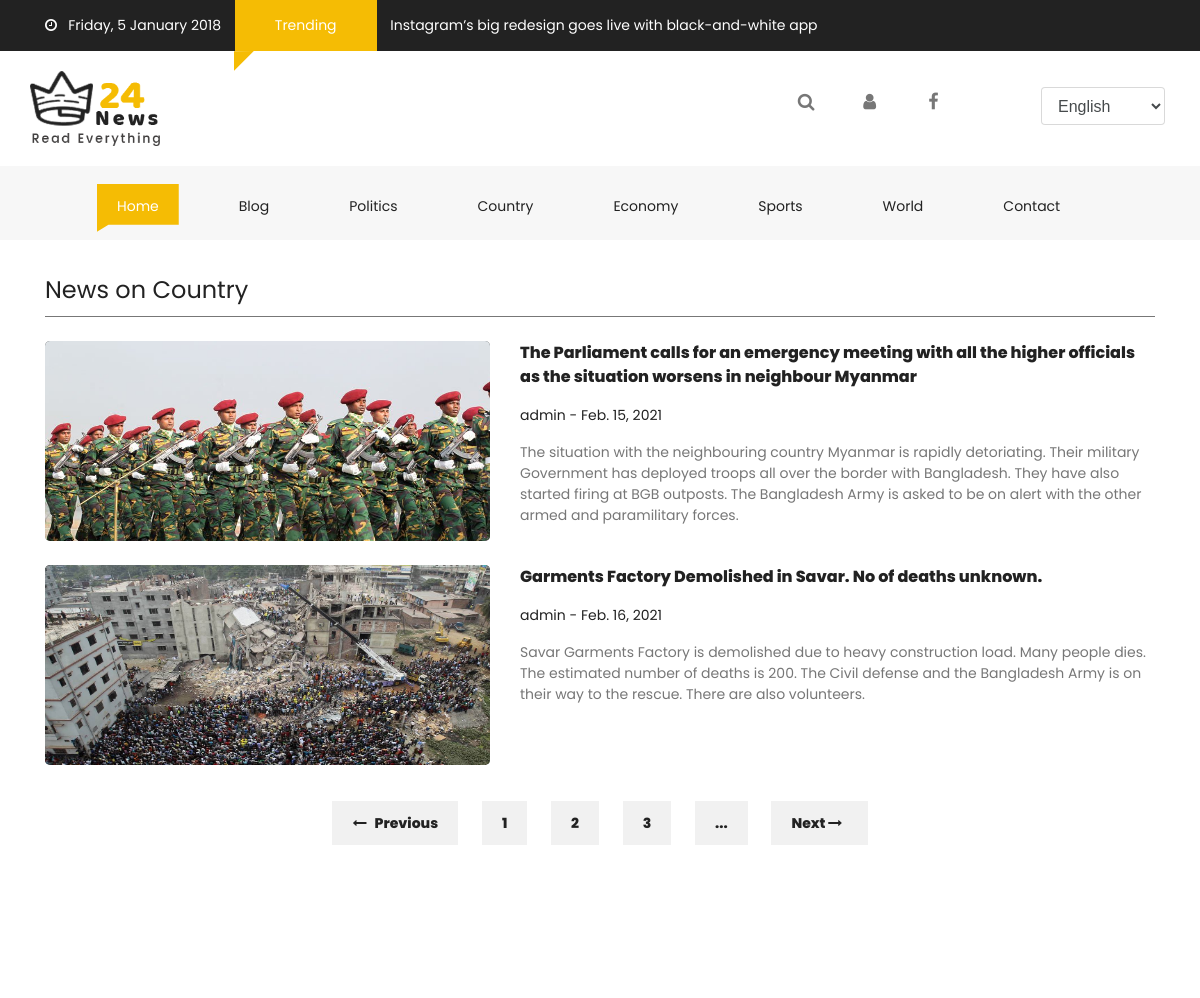
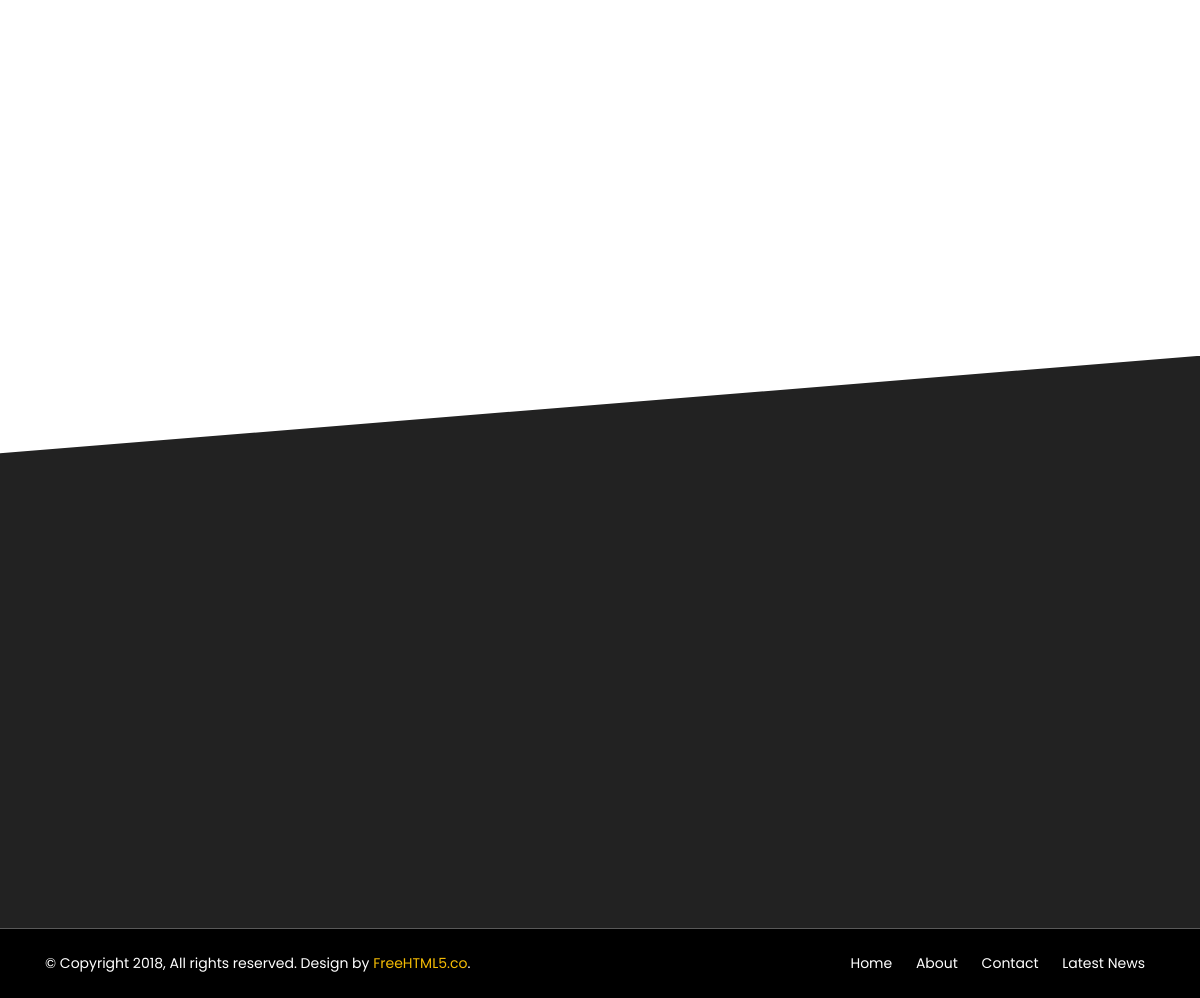
The app's page /news/Country with its own data (2 pictures, top to bottom).
### home/models.py (models this page shows, shortened)
class Categories(models.Model):
    name = models.CharField(max_length=1000)
    image = models.ImageField(upload_to='images')
    slug = models.CharField(max_length=1000, default='')
    def __str__(self):
        return self.name

class News(models.Model):
    name = models.CharField(max_length=1000)
    category = models.ForeignKey(Categories, on_delete=models.CASCADE)
    subCategory = models.ForeignKey(SubCategories, on_delete=models.CASCADE)
    author = models.ForeignKey(User, on_delete=models.CASCADE,)
    image = models.ImageField(upload_to='images')
    description = models.CharField(max_length=9999999999999)
    place = models.CharField(max_length=5000)
    date = models.DateField(auto_now_add=True, auto_now=False, blank=True)
    visits = models.PositiveIntegerField(default=0)
    class Meta:
        ordering = ['-visits']

### home/views.py (the view)
# urls.py: path('news/<str:categoryName>', views.categoryNews, name='categoryNews'),
def categoryNews(request, categoryName):
    news = News.objects.all()
    category = Categories.objects.all()
    categoriedd = Categories.objects.get(name=categoryName)
    subcategories = SubCategories.objects.all()
    authors = Authors.objects.all()
    links = ImportantLinks.objects.all()
    categorizedNews = News.objects.filter(category=categoriedd.id)
    params = {'news': news, 'category':category, 'subcategories':subcategories, 'authors':authors, 'links':links, 'categorizedNews':categorizedNews, 'categoryName':categoriedd.name}
    return render(request, 'blog.html', params)

### home/models.py (called while the page is built)
    def __str__(self):
        return self.name

### home/templatetags/multiply.py (called while the page is built)
@register.filter
def in_category(things, category):
    return things.filter(category=category)

### home/templates/blog.html (shortened to what this page needs)
{% extends 'layout.html' %}
{% block body %}
<div class="container-fluid pb-4 pt-4 paddding">
    <div class="container paddding">
        <div class="row mx-0">
            <div class="col-md-12 animate-box" data-animate-effect="fadeInLeft">
                <div>
                    <div class="fh5co_heading fh5co_heading_border_bottom py-2 mb-4">News on {{categoryName}}</div>
                </div>
                {% for i in categorizedNews %}
                <div class="row pb-4">
                    <div class="col-md-5">
                        <div class="fh5co_hover_news_img">
                            <div class="fh5co_news_img"><img src="/media/{{i.image}}" alt=""/></div>
                        </div>
                    </div>
                    <div class="col-md-7 animate-box">
                        <a href='/news/{{i.category}}/{{i.subCategory}}/{{i.id}}' class="fh5co_magna py-2"> {{i.name}} </a><br>
                         <a href='/news/{{i.category}}/{{i.subCategory}}/{{i.id}}' class="fh5co_mini_time py-3"> {{i.author}} - {{i.date}} </a>
                        <div class="fh5co_consectetur"> {{i.description}}</div>
                    </div>
                </div>
                {% endfor %}
            </div>
        </div>
        <div class="row mx-0">
            <div class="col-12 text-center pb-4 pt-4">
                <a href="#" class="btn_mange_pagging"><i class="fa fa-long-arrow-left"></i>&nbsp;&nbsp; Previous</a>
                <a href="#" class="btn_pagging">1</a>
                <a href="#" class="btn_pagging">2</a>
                <a href="#" class="btn_pagging">3</a>
                <a href="#" class="btn_pagging">...</a>
                <a href="#" class="btn_mange_pagging">Next <i class="fa fa-long-arrow-right"></i>&nbsp;&nbsp; </a>
             </div>
        </div>
    </div>
</div>
<div class="container-fluid pb-4 pt-5">
</div>
{% endblock %}

### home/templates/layout.html (shortened to what this page needs)
{% load multiply %}
<!DOCTYPE html>
<html lang="en" class="no-js">
<head>
    <link href="/static/css/media_query.css" rel="stylesheet" type="text/css"/>
    <link href="/static/css/bootstrap.css" rel="stylesheet" type="text/css"/>
    <link href="https://maxcdn.bootstrapcdn.com/font-awesome/4.7.0/css/font-awesome.min.css" rel="stylesheet"
>
    <link href="/static/css/animate.css" rel="stylesheet" type="text/css"/>
    <link href="/static/css/owl.carousel.css" rel="stylesheet" type="text/css"/>
    <link href="/static/css/owl.theme.default.css" rel="stylesheet" type="text/css"/>
    <link href="/static/css/style_1.css" rel="stylesheet" type="text/css"/>
</head>
<body>
<div class="container-fluid fh5co_header_bg">
    <div class="container">
        <div class="row">
            <div class="col-12 fh5co_mediya_center"><a href="#" class="color_fff fh5co_mediya_setting"><i
                    class="fa fa-clock-o"></i>&nbsp;&nbsp;&nbsp;Friday, 5 January 2018</a>
                <div class="d-inline-block fh5co_trading_posotion_relative"><a href="#" class="treding_btn">Trending</a>
                    <div class="fh5co_treding_position_absolute"></div>
                </div>
                <a href="#" class="color_fff fh5co_mediya_setting">Instagram’s big redesign goes live with black-and-white app</a>
            </div>
        </div>
    </div>
</div>
<div class="container-fluid">
    <div class="container">
        <div class="row">
            <div class="col-12 col-md-3 fh5co_padding_menu">
                <img src="/static/images/logo.png" alt="img" class="fh5co_logo_width"/>
            </div>
            <div class="col-12 col-md-9 align-self-center fh5co_mediya_right">
                <div class="text-center d-inline-block">
                    <a class="fh5co_display_table"><div class="fh5co_verticle_middle"><i class="fa fa-search"></i></div></a>
                </div>
                <div class="text-center d-inline-block">
                    <a class="fh5co_display_table" href='/accounts/login'><div class="fh5co_verticle_middle"><i class="fa fa-user"></i></div></a>
                </div>
                <div class="text-center d-inline-block">
                    <a href="https://fb.com/fh5co" target="_blank" class="fh5co_display_table"><div class="fh5co_verticle_middle"><i class="fa fa-facebook"></i></div></a>
                </div>
                <div class="text-center d-inline-block">
                    <a href="https://fb.com/fh5co" target="_blank" class="fh5co_display_table"><div class="fh5co_verticle_middle"></div></a>
                </div>
                <div class="d-inline-block text-center dd_position_relative ">
                    <select class="form-control fh5co_text_select_option">
                        <option>English </option>
                    </select>
                </div>
            </div>
        </div>
    </div>
</div>
<div class="container-fluid bg-faded fh5co_padd_mediya padding_786">
    <div class="container padding_786">
        <nav class="navbar navbar-toggleable-md navbar-light ">
            <div class="collapse navbar-collapse" id="navbarSupportedContent">
                <ul class="navbar-nav mr-auto">
                    <li class="nav-item active">
                        <a class="nav-link" href="/">Home <span class="sr-only">(current)</span></a>
                    </li>
                    <li class="nav-item ">
                        <a class="nav-link" href="/">Blog <span class="sr-only">(current)</span></a>
                    </li>
                    {% for i in category %}
                    <li class="nav-item dropdown">
                        <a class="nav-link" href='/news/{{i.name}}' id="dropdownMenuButton2" data-toggle="dropdown"
                           aria-haspopup="true" aria-expanded="false">{{i.name}} <span class="sr-only">(current)</span></a>
                    </li>
                    {% endfor %}
                    <li class="nav-item ">
                        <a class="nav-link" href="/contact-us">Contact <span class="sr-only">(current)</span></a>
                    </li>
                </ul>
            </div>
        </nav>
    </div>
</div>
{% block body %}{{% endblock %}
<div class="container-fluid fh5co_footer_bg pb-3">
</div>
<div class="container-fluid fh5co_footer_right_reserved">
    <div class="container">
        <div class="row  ">
            <div class="col-12 col-md-6 py-4 Reserved"> © Copyright 2018, All rights reserved. Design by <a href="https://freehtml5.co" title="Free HTML5 Bootstrap templates">FreeHTML5.co</a>. </div>
            <div class="col-12 col-md-6 spdp_right py-4">
                <a href="#" class="footer_last_part_menu">Home</a>
                <a href="Contact_us.html" class="footer_last_part_menu">About</a>
                <a href="Contact_us.html" class="footer_last_part_menu">Contact</a>
                <a href="blog.html" class="footer_last_part_menu">Latest News</a></div>
        </div>
    </div>
</div>
</body>
</html>

### home/static/css/style_1.css (style rules this page uses)
a,a:hover { color:#f5bc04 }
.fh5co_header_bg { background:#222;color:#fff }
.color_fff { color:#fff !important }
.treding_btn { background:#f5bc04;color:#fff;margin:0 10px;display:inline-block;padding:15px 40px }
.fh5co_trading_posotion_relative { position:relative }
.fh5co_treding_position_absolute { -webkit-clip-path:polygon(0 1%, 100% 0, 0 100%, 0% 100%);-moz-clip-path:polygon(0 1%, 100% 0, 0 100%, 0% 100%);-ms-clip-path:polygon(0 1%, 100% 0, 0 100%, 0% 100%);clip-path:polygon(0 1%, 100% 0, 0 100%, 0% 100%);height:20px;width:20px;background:#f5bc04;position:absolute;left:9px }
.fh5co_logo_width { width:130px }
.fh5co_mediya_right { text-align:right }
.fh5co_display_table { height:40px;width:40px;display:table;color:#777;font-size:18px;border:1px solid #fff !important;cursor:pointer;-webkit-border-radius:50%;-moz-border-radius:50%;-ms-border-radius:50%;border-radius:50%;transition:1s;margin:0 10px;color:#777 !important }
.fh5co_verticle_middle { vertical-align:middle;display:table-cell }
.fh5co_text_select_option { margin:0 10px;position:relative;top:-10px }
.navbar-light .navbar-nav .open>.nav-link,.navbar-light .navbar-nav .active>.nav-link,.navbar-light .navbar-nav .nav-link.open,.navbar-light .navbar-nav .nav-link.active { color:#fff !important;padding-top:12px !important;padding-bottom:15px !important;padding-left:20px !important;padding-right:20px !important;margin:0 20px !important;-moz-transition:all .5s ease;-o-transition:all .5s ease;-webkit-transition:all .5s ease;-ms-transition:all .5s ease;transition:all .5s ease;background:#f5bc04 !important;-webkit-clip-path:polygon(100% 0, 100% 85%, 14% 85%, 0 100%, 0% 60%, 0 0);-moz-clip-path:polygon(100% 0, 100% 85%, 14% 85%, 0 100%, 0% 60%, 0 0);-ms-clip-path:polygon(100% 0, 100% 85%, 14% 85%, 0 100%, 0% 60%, 0 0);clip-path:polygon(100% 0, 100% 85%, 14% 85%, 0 100%, 0% 60%, 0 0) }
.navbar-light .navbar-nav .nav-link { color:#222 !important;padding-top:12px !important;padding-bottom:15px !important;padding-left:20px !important;padding-right:20px !important;margin:0 20px !important;-moz-transition:all .5s ease;-o-transition:all .5s ease;-webkit-transition:all .5s ease;-ms-transition:all .5s ease;transition:all .5s ease;position:relative !important;-webkit-clip-path:polygon(100% 0, 100% 85%, 14% 85%, 0 100%, 0% 60%, 0 0);-moz-clip-path:polygon(100% 0, 100% 85%, 14% 85%, 0 100%, 0% 60%, 0 0);-ms-clip-path:polygon(100% 0, 100% 85%, 14% 85%, 0 100%, 0% 60%, 0 0);clip-path:polygon(100% 0, 100% 85%, 14% 85%, 0 100%, 0% 60%, 0 0) }
.fh5co_padding_menu { padding:20px 0 }
.fh5co_padd_mediya { padding-top:10px }
.paddding { padding-left:0 !important;padding-right:0 !important }
.fh5co_heading { font-size:20px;color:#424040 }
.fh5co_heading_border_bottom { border-bottom:1px solid #777 }
.fh5co_news_img { height:200px;-webkit-border-radius:5px;-moz-border-radius:5px;-ms-border-radius:5px;border-radius:5px;overflow:hidden;position:relative;top:0;-webkit-box-shadow:inset 0 2px 3px 1px;-moz-box-shadow:inset 0 2px 3px 1px;-o-box-shadow:inset 0 2px 3px 1px;box-shadow:inset 0 2px 3px 1px;-moz-transition:all all 0.5s ease;-o-transition:all all 0.5s ease;-webkit-transition:all all 0.5s ease;-ms-transition:all all 0.5s ease;transition:all all 0.5s ease }
.fh5co_news_img>img { height:260px;min-width:100% }
.fh5co_magna { font-size:16px;color:#222 !important;font-weight:800 }
.fh5co_mini_time { font-size:14px;color:#222;display:inline-block }
.fh5co_consectetur { font-size:14px;color:#777 }
.btn_mange_pagging { background:#f1f1f1;padding:12px 20px;color:#222 !important;font-weight:800;margin:0 10px;-moz-transition:all .5s ease;-o-transition:all .5s ease;-webkit-transition:all .5s ease;-ms-transition:all .5s ease;transition:all .5s ease }
.btn_pagging { background:#f1f1f1 !important;color:#222;padding:12px 20px !important;font-weight:800;margin:0 10px;-moz-transition:all .5s ease;-o-transition:all .5s ease;-webkit-transition:all .5s ease;-ms-transition:all .5s ease;transition:all .5s ease }
.fh5co_footer_bg { background:#222;color:#fff;-webkit-clip-path:polygon(0 17%, 100% 0, 100% 100%, 0% 100%);clip-path:polygon(0 17%, 100% 0, 100% 100%, 0% 100%) }
.fh5co_footer_right_reserved { background:#000 !important;color:#fff !important }
.footer_last_part_menu { color:#fff !important;padding:0 10px }
.spdp_right { text-align:right }
.fh5co_heading { font-size:24px;color:#222 }
.dd_position_relative { position:relative }
.js .animate-box { opacity:0 }

### records on screen
Categories: name "Politics"
Categories: name "Country"
Categories: name "Economy"
Categories: name "Sports"
Categories: name "World"
News: image (picture), name "The Parliament calls for an emergency meeting with all the higher officials as the situation worsens in neighbour Myanmar", author "admin", date "Feb. 15, 2021", description "The situation with the neighbouring country Myanmar is rapidly detoriating. Their military Government has deployed troops all over the border with Bangladesh. They have also started firing at BGB outposts. The Bangladesh Army is asked to be on alert with the other armed and paramilitary forces."
News: image (picture), name "Garments Factory Demolished in Savar. No of deaths unknown.", author "admin", date "Feb. 16, 2021", description "Savar Garments Factory is demolished due to heavy construction load. Many people dies. The estimated number of deaths is 200. The Civil defense and the Bangladesh Army is on their way to the rescue. There are also volunteers."
